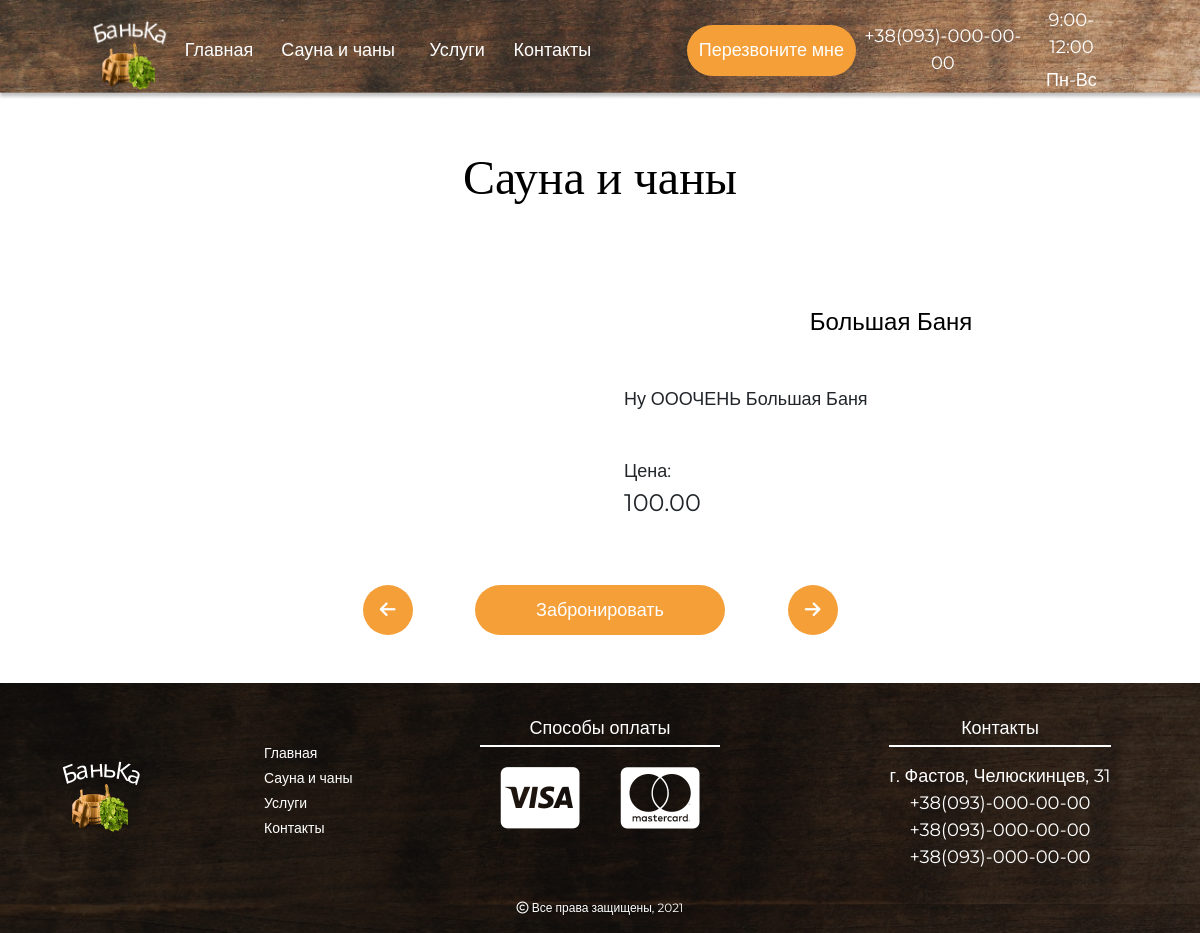
The app's page /gallery/sauna/ with its own data.
### gallery/models.py (models this page shows, shortened)
class Gallery(models.Model):
    def get_file_name(self, filename):
        ext = filename.strip().split('.')[-1]
        filename = f'{uuid4()}.{ext}'
        return path.join('images/Gallery', filename)
    photo = models.ImageField(upload_to=get_file_name)
    is_visible = models.BooleanField(default=True)
    is_sauna = models.BooleanField(default=False)
    is_vat = models.BooleanField(default=False)

class Category(models.Model):
    title = models.CharField(unique=True, max_length=50)
    description = models.CharField(max_length=150, unique=True)
    price = models.DecimalField(max_digits=8, decimal_places=2)
    is_visible = models.BooleanField(default=True)
    is_sauna = models.BooleanField(default=False)
    is_vat = models.BooleanField(default=False)

### gallery/views.py (the view)
# urls.py: path('sauna/', sauna_views),
def sauna_views(request):
    category = Category.objects.filter(is_visible=True).filter(is_sauna=True)
    gallery = Gallery.objects.filter(is_visible=True).filter(is_sauna=True)
    return render(request, 'gallery_sauna.html', context={'category': category, 'gallery': gallery,})

### gallery/templates/gallery_sauna.html (shortened to what this page needs)
{% extends 'base.html' %}
{% block content %}
    <section class="gallery container">
        <h2 class="title">Сауна и чаны</h2>
        <div class="gallery-content">
            {% for item in gallery %}
                {% if forloop.first %}
                    <div class="gallery-img" id="show-popup">
                        <div class="show-popup">
                            <i class="fas fa-search"></i>
                        </div>
                    </div>
                {% endif %}
            {% endfor %}
            {% for item in category %}
                <div class="gallery-description">
                    <h4 class="title">{{ item.title }}</h4>
                    <p class="text">{{ item.description }}</p>
                    <div class="price">
                        <p class="price-title">Цена: </p>
                        <p class="price-text">{{ item.price }}</p>
                    </div>
                </div>
            {% endfor %}
        </div>
        <div class="gallery-buttons">
            <button class="btn"><i class="fas fa-arrow-left"></i></button>
            <button class="btn">Забронировать</button>
            <button class="btn"><i class="fas fa-arrow-right"></i></button>
        </div>
    </section>
{% endblock %}

### static/style/style.css (style rules this page uses)
* { margin: 0; padding: 0; }
body { font-size: 18px; font-weight: 400; font-family: Montserrat, sans-serif; }
h2 { font-size: 48px; font-family: "Caveat", cursive; }
h4 { font-size: 24px; }
.container { width: 1440px; margin: auto; }

### static/style/section-gallery/section-gallery.css (style rules this page uses)
section.gallery .title { text-align: center; margin: 50px auto; color: black; }
section.gallery .gallery-content { display: grid; grid-template-columns: repeat(2, 1fr); grid-gap: 3rem; position: relative; }
section.gallery .gallery-content .gallery-img { position: relative; }
section.gallery .gallery-content .gallery-img .show-popup { position: absolute; top: 42%; left: 43%; width: 45px; height: 45px; z-index: 5; }
section.gallery .gallery-content .gallery-img .show-popup i.fas.fa-search { font-size: 100px; color: white; opacity: 0.5; }
section.gallery .gallery-content .gallery-description .text { margin: 45px 0; }
section.gallery .gallery-content .gallery-description .price .price-title { margin: 0; }
section.gallery .gallery-content .gallery-description .price .price-text { font-size: 24px; }
section.gallery .gallery-buttons { display: grid; grid-template-columns: repeat(3, 1fr); width: 600px; margin: 3rem auto; }
section.gallery .gallery-buttons .btn { display: block; padding: 0 0; margin: auto; font-size: 18px; color: white; background: #F59F39; border: none; border-radius: 90px; transition: background-color 0.3s; width: 50px; height: 50px; }
section.gallery .gallery-buttons .btn:nth-child(2) { display: block; padding: 0 0; margin: auto; font-size: 18px; color: white; background: #F59F39; border: none; border-radius: 90px; transition: background-color 0.3s; width: 250px; height: 50px; }

### records on screen
Category: title "Большая Баня", description "Ну ОООЧЕНЬ Большая Баня", price "100.00"
